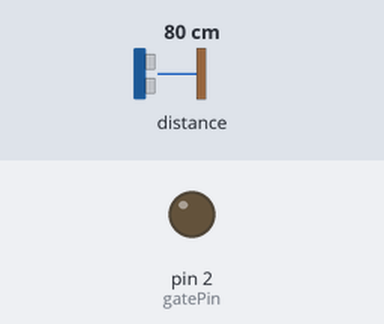
This sketch was run on a simulated Arduino Uno, built with avr-gcc and run on an emulated ATmega328P. Shown: output pins drawn as LEDs (lit = HIGH). The test bench sets the inputs (shaded band); at power-on: distance to the obstacle 80 cm. What the sketch prints to the serial monitor is not drawn.

Above: at 0.03 s.
At 5.01 s:
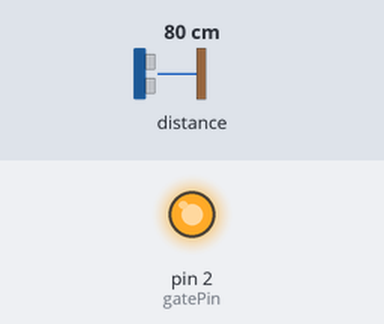
Timing chart, 0 to 5.3 s (numbered marks = the images above):
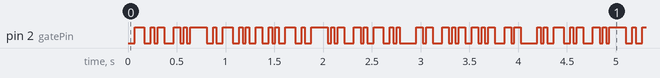

The sketch:

MaglevCode.ino
```cpp
#include <Wire.h>
#include <VL53L0X.h>

VL53L0X sensor;
// Sensor Pins
const int sensorRead = 0;

// Pin for MOSFET activation
const int gatePin = 2;

// Distance Value
int distValue = 0;

/*Final System Value -- This gets has the output incremented onto itself, then is written onto the electromagnet through PWM.
 *This is just like how on the Simulink system, you'd see the PID values being summed together to go into the plant and watching the plant's results from a scope.
 *Byte, which is an Arduino 8-bit unsigned data type, was used as a "limiter" to limit the values being incremented onto it.
 *As it is being used as PWM to write onto the electromagnet, byte was taken advantage of as it only an 8 bit unsigned number, meaning it at any time it only exists on the positive end(unsigned) and is limited to 255 (8 bits)
*/
byte outputValue = 0;

// Setpoint, this is set through calibration on the distance sensors to set a distance where the electromagnet is able to be "felt" on the object, but at the same time not be too close to the electroagnet. Thus finding a middle ground to levitate freely.
int setpoint = 120;

// Delay Value
int delayValue = 10;

// Time Counter
float timeCounter = 0;

// Incrementing Variable
byte counter = 0;

// PID Values, each variable below is responsible for tuning the entire electromagnetic levitation system. The proportional gain, integral and derivative all have different gain values received from Simulink.
float output = 0;
float integral = 0;
float derivative = 0;
float error = 0;
float previous_error = 0;
float dt = 0.1;
float Kp = 100.00;
float Ki = 23.00;
float Kd = 0.01;

// Misc Print Character
char out[50];

void setup()
{
  // Serial initialisation to read sensory data on Serial Monitor
  Serial.begin(74880);
  // Wire Initialisation to allow Arduino to read Sensor Data from Lidar/VL53L0X
  Wire.begin();
  sensor.setTimeout(500);
  if (!sensor.init())
  {
    Serial.println("No sensor found!");
    while (1) {}
  }
  sensor.startContinuous();
  pinMode(gatePin, OUTPUT);

  // Set to millis, intended to count total time of program run time
  timeCounter = millis();
}

void timeRelease() {
  // This function is for future purposes, as it would be combined with an LCD screen to put timeCounter's total runtime on it and show it on the LCD.
  // Setting a time limit on it would have been good, as after, e.g. 5 minutes, the LCD would warn the user of heat damage.
  if (counter == 254) {
    //write timeCounter onto LCD
    counter = 0;
  }
}

void loop()
{
  counter++;
  // Distance Sensor Read: The distance sensor's values get printed onto Serial Monitor to see the object's distance.
  distValue = sensor.readRangeContinuousMillimeters();
  //distValue = analogRead(sensorRead);
  // Preprocessor directive, this is just to test if the potentiometer can be used to add and subtract from the setpoint without having to restart the program.
  // Setting it as preprocessor means that it naturally gets ignored by the IDE unless defined.
  #ifdef DIST_MANIPULATOR
  setpointAlter = analogRead(potentiometer);
  distValue += setpointAlter;
  #endif
  Serial.print("Sensor Read: ");
  Serial.println(distValue);
  /* PID calculations, dealing with the the current, rate of change and the steady state error of the system.
  Firstly, the error variable is set equal to the setpoint subtracted by the current sensor value.
  The integral, which is purposed to built error over time is set equal to itself added with the error multiplied by time dt.
  Finally, the derivative is calculated. As it is based on the rate of change of the error, it subtracts the previous error from the current error and divides it by time dt.
  All of this, just like in any PID system, gets summed up in an output named "output". This output features the gains, which are negative due to the values as seen on Simulink, multiplied by each of their respective terms and summed into an output.
  After this entire PID process is complete, it passes the current error as a previous error, which will be used in the next loop.
  */
  error = setpoint - distValue;
  integral = integral + error * dt;
  derivative = (error - previous_error) / dt;
  output = (-Kp * error) + (-Ki * integral) + (-Kd * derivative);
  previous_error = error;

  /*
  As you would see between a controller and a plant in a Control System, the above processes feature the calculations done by a controller. Thus, the only thing left to do now is to have a system that increments these outputs into itself to then write
  onto the electromagnet, and perfectly enough there is a variable that can do that. As mentioned in the definitions section, the byte "outputValue" is limited from 0 to 255 for PWM, thus it deals with the above values and contains them within this short rnage.
  This then gets written through "analogWrite", which uses PWM(Pulse Width Modulation) to write the results of the outputs onto the "gatePin" MOSFET. This is then to be sent to the MOSFET to activate the electromagnet based on the values received here,
  making this a full-fledged closed loop system.
  */
  outputValue += output;

  // This Increases/Decreases the value for Electromagnet depending on outputValue's value.
  analogWrite(gatePin, outputValue);

  // Time between electromagnet state changes
  delayMicroseconds(delayValue);
}
```

Measured:
- by itself, pin 2 (gatePin): moves between LOW and HIGH, repeating every 4.0 s
- by itself, everything shown: repeats every 4.3 s, in 26 steps
